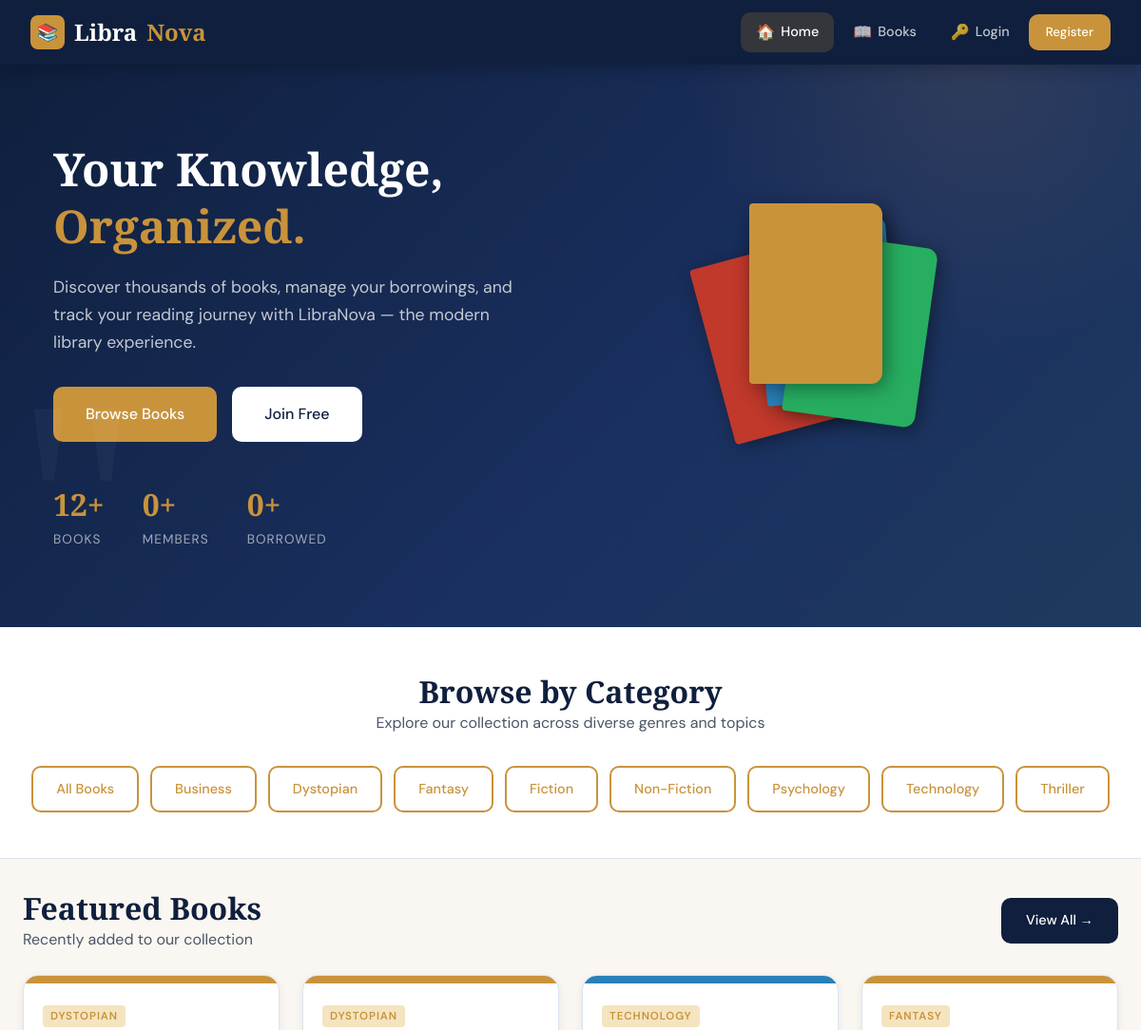
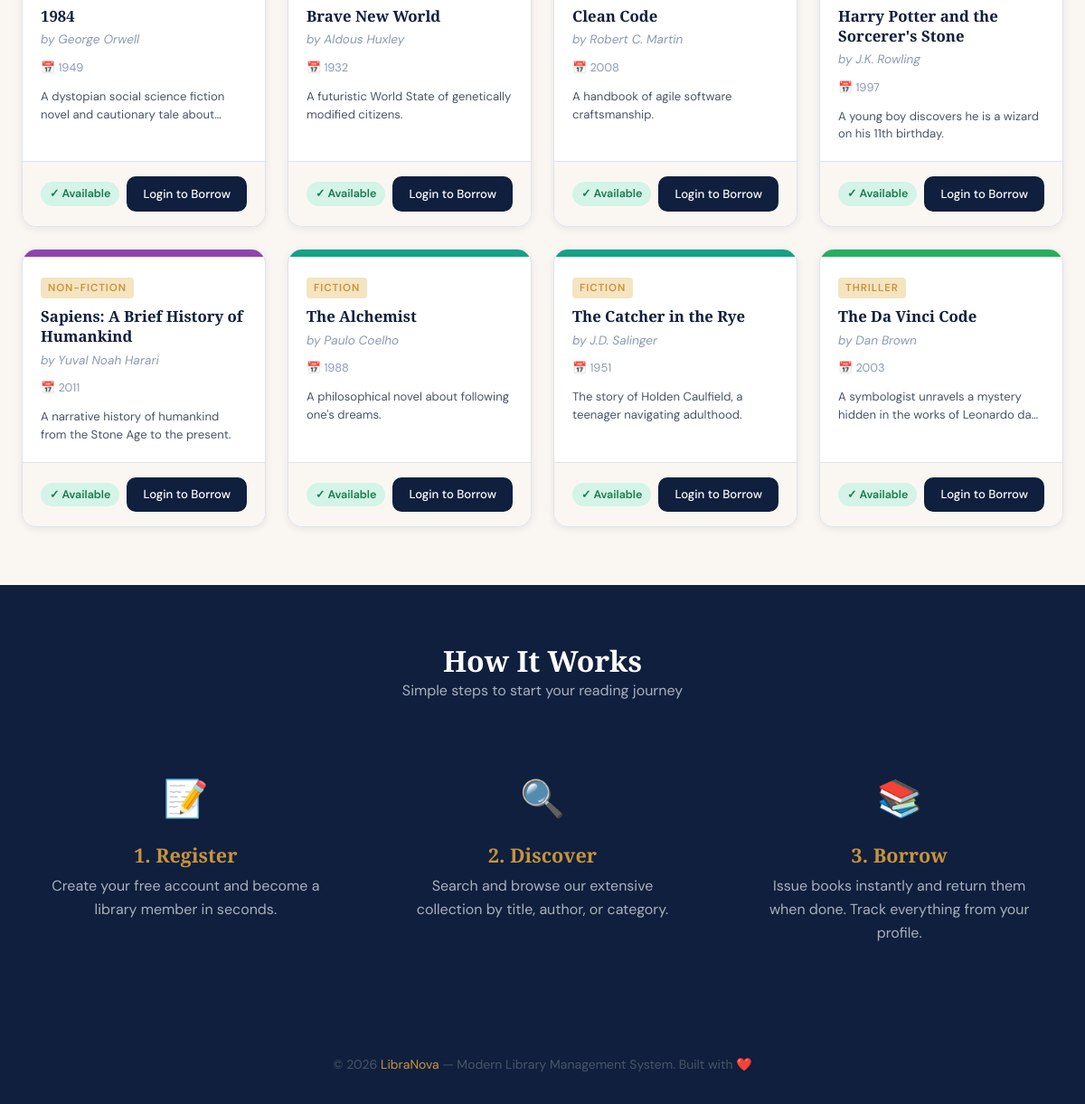
The page / on the database its author committed (2 pictures, top to bottom).
### tables this page shows
CREATE TABLE IF NOT EXISTS books (
    id INT AUTO_INCREMENT PRIMARY KEY,
    title VARCHAR(255) NOT NULL,
    author VARCHAR(150) NOT NULL,
    category VARCHAR(100) NOT NULL,
    isbn VARCHAR(20) UNIQUE,
    publication_year YEAR,
    publisher VARCHAR(150),
    description TEXT,
    total_quantity INT NOT NULL DEFAULT 1,
    available_copies INT NOT NULL DEFAULT 1,
    cover_image VARCHAR(255) DEFAULT NULL,
    created_at TIMESTAMP DEFAULT CURRENT_TIMESTAMP,
    updated_at TIMESTAMP DEFAULT CURRENT_TIMESTAMP ON UPDATE CURRENT_TIMESTAMP
);

### includes/config.php (called while the page is built, shortened)
<?php
function isLoggedIn() {
    return isset($_SESSION['user_id']) && !empty($_SESSION['user_id']);
}
?>

### includes/books.php (called while the page is built, shortened)
<?php
require_once 'config.php';
function getBooks($search = '', $category = '', $availability = '') {
    $conn = getDBConnection();
    $sql = "SELECT * FROM books WHERE 1=1";
    $sql .= " ORDER BY title ASC";
    $stmt = $conn->prepare($sql);
    $stmt->execute();
    $result = $stmt->get_result();
    $books = $result->fetch_all(MYSQLI_ASSOC);
    return $books;
}
function getCategories() {
    $conn = getDBConnection();
    $result = $conn->query("SELECT DISTINCT category FROM books ORDER BY category");
    $categories = [];
    while ($row = $result->fetch_assoc()) {
        $categories[] = $row['category'];
    }
    return $categories;
}
function getDashboardStats() {
    $conn = getDBConnection();
    $stats = [];
    $stats['total_books'] = $conn->query("SELECT COUNT(*) as c FROM books")->fetch_assoc()['c'];
    $stats['total_users'] = $conn->query("SELECT COUNT(*) as c FROM users WHERE role = 'user'")->fetch_assoc()['c'];
    $stats['total_issued'] = $conn->query("SELECT COUNT(*) as c FROM issued_books WHERE status = 'issued'")->fetch_assoc()['c'];
    $stats['total_returned'] = $conn->query("SELECT COUNT(*) as c FROM issued_books WHERE status = 'returned'")->fetch_assoc()['c'];
    $stats['overdue_books'] = $conn->query("SELECT COUNT(*) as c FROM issued_books WHERE status = 'issued' AND due_date < CURDATE()")->fetch_assoc()['c'];
    $stats['total_fines'] = $conn->query("SELECT COALESCE(SUM(fine_amount),0) as c FROM issued_books")->fetch_assoc()['c'];
    return $stats;
}
?>

### index.php (the view, shortened to what this page needs)
<?php
require_once 'includes/config.php';
require_once 'includes/books.php';
$stats = getDashboardStats();
$recentBooks = getBooks();
$recentBooks = array_slice($recentBooks, 0, 8);
$categories = getCategories();
?>
<!DOCTYPE html>
<html lang="en">
<head>
<link rel="stylesheet" href="css/style.css">
</head>
<body>
<nav class="navbar">
  <a href="index.php" class="navbar-brand">
    <div class="logo-icon">📚</div>
    Libra<span>Nova</span>
  </a>
  <ul class="navbar-nav">
    <li><a href="index.php" class="nav-link active"><span class="icon">🏠</span> Home</a></li>
    <li><a href="books.php" class="nav-link"><span class="icon">📖</span> Books</a></li>
    <?php if (isLoggedIn()): ?>
      <li><a href="profile.php" class="nav-link"><span class="icon">👤</span> My Profile</a></li>
      <?php if (isAdmin()): ?>
        <li><a href="admin/dashboard.php" class="nav-link"><span class="icon">⚙️</span> Admin</a></li>
      <?php endif; ?>
      <li>
        <form method="POST" action="includes/auth.php" style="display:inline">
          <input type="hidden" name="action" value="logout">
          <button type="submit" class="btn btn-outline-primary btn-sm">Logout</button>
        </form>
      </li>
    <?php else: ?>
      <li><a href="login.php" class="nav-link"><span class="icon">🔑</span> Login</a></li>
      <li><a href="register.php" class="btn btn-primary btn-sm">Register</a></li>
    <?php endif; ?>
  </ul>
</nav>
<section class="hero">
  <div class="container">
    <div class="hero-content">
      <div>
        <h1>Your Knowledge,<br><span>Organized.</span></h1>
        <p>Discover thousands of books, manage your borrowings, and track your reading journey with LibraNova — the modern library experience.</p>
        <div style="display:flex;gap:1rem;flex-wrap:wrap">
          <a href="books.php" class="btn btn-primary btn-lg">Browse Books</a>
          <?php if (!isLoggedIn()): ?>
            <a href="register.php" class="btn btn-white btn-lg">Join Free</a>
          <?php else: ?>
            <a href="profile.php" class="btn btn-white btn-lg">My Books</a>
          <?php endif; ?>
        </div>
        <div class="hero-stats">
          <div>
            <div class="hero-stat-number"><?= number_format($stats['total_books']) ?>+</div>
            <div class="hero-stat-label">Books</div>
          </div>
          <div>
            <div class="hero-stat-number"><?= number_format($stats['total_users']) ?>+</div>
            <div class="hero-stat-label">Members</div>
          </div>
          <div>
            <div class="hero-stat-number"><?= number_format($stats['total_returned']) ?>+</div>
            <div class="hero-stat-label">Borrowed</div>
          </div>
        </div>
      </div>
      <div class="hero-visual">
        <div class="book-stack">
          <div class="book-item"></div>
        </div>
      </div>
    </div>
  </div>
</section>
<section style="padding:3rem 0;background:white;border-bottom:1px solid var(--border)">
  <div class="container">
    <div style="text-align:center;margin-bottom:2rem">
      <h2>Browse by Category</h2>
      <p>Explore our collection across diverse genres and topics</p>
    </div>
    <div style="display:flex;flex-wrap:wrap;gap:0.75rem;justify-content:center">
      <a href="books.php" class="btn btn-outline-primary">All Books</a>
      <?php foreach ($categories as $cat): ?>
        <a href="books.php?category=<?= urlencode($cat) ?>" class="btn btn-outline-primary"><?= htmlspecialchars($cat) ?></a>
      <?php endforeach; ?>
    </div>
  </div>
</section>
<section class="main-content">
  <div class="container">
    <div style="display:flex;align-items:center;justify-content:space-between;margin-bottom:1.5rem">
      <div>
        <h2>Featured Books</h2>
        <p>Recently added to our collection</p>
      </div>
      <a href="books.php" class="btn btn-navy">View All →</a>
    </div>
    <div class="book-grid">
      <?php foreach ($recentBooks as $book): ?>
      <div class="book-card">
        <div class="book-card-spine" style="background:<?= ['#c0392b','#2980b9','#27ae60','var(--gold)','#8e44ad','#16a085'][crc32($book['category']) % 6] ?>"></div>
        <div class="book-card-body">
          <span class="book-category"><?= htmlspecialchars($book['category']) ?></span>
          <div class="book-title"><?= htmlspecialchars($book['title']) ?></div>
          <div class="book-author">by <?= htmlspecialchars($book['author']) ?></div>
          <div class="book-year">📅 <?= $book['publication_year'] ?></div>
          <?php if ($book['description']): ?>
          <p style="font-size:0.82rem;margin-top:0.75rem;color:var(--text-mid);line-height:1.5;display:-webkit-box;-webkit-line-clamp:2;-webkit-box-orient:vertical;overflow:hidden">
            <?= htmlspecialchars($book['description']) ?>
          </p>
          <?php endif; ?>
        </div>
        <div class="book-card-footer" style="display:flex;align-items:center;justify-content:space-between">
          <span class="availability-badge <?= $book['available_copies'] > 0 ? 'badge-available' : 'badge-unavailable' ?>">
            <?= $book['available_copies'] > 0 ? '✓ Available' : '✗ Unavailable' ?>
          </span>
          <?php if (isLoggedIn() && !isAdmin() && $book['available_copies'] > 0): ?>
            <button onclick="issueBook(<?= $book['id'] ?>, '<?= addslashes(htmlspecialchars($book['title'])) ?>')" class="btn btn-primary btn-sm">Borrow</button>
          <?php elseif (!isLoggedIn()): ?>
            <a href="login.php" class="btn btn-navy btn-sm">Login to Borrow</a>
          <?php endif; ?>
        </div>
      </div>
      <?php endforeach; ?>
    </div>
  </div>
</section>
<section style="background:var(--navy);padding:4rem 0;color:white">
  <div class="container">
    <div style="text-align:center;margin-bottom:3rem">
      <h2 style="color:white">How It Works</h2>
      <p style="color:rgba(255,255,255,0.65)">Simple steps to start your reading journey</p>
    </div>
    <div class="grid-3" style="gap:2rem">
      <div style="text-align:center;padding:1.5rem">
        <div style="font-size:2.5rem;margin-bottom:1rem">📝</div>
        <h3 style="color:var(--gold);margin-bottom:0.5rem">1. Register</h3>
        <p style="color:rgba(255,255,255,0.65)">Create your free account and become a library member in seconds.</p>
      </div>
      <div style="text-align:center;padding:1.5rem">
        <div style="font-size:2.5rem;margin-bottom:1rem">🔍</div>
        <h3 style="color:var(--gold);margin-bottom:0.5rem">2. Discover</h3>
        <p style="color:rgba(255,255,255,0.65)">Search and browse our extensive collection by title, author, or category.</p>
      </div>
      <div style="text-align:center;padding:1.5rem">
        <div style="font-size:2.5rem;margin-bottom:1rem">📚</div>
        <h3 style="color:var(--gold);margin-bottom:0.5rem">3. Borrow</h3>
        <p style="color:rgba(255,255,255,0.65)">Issue books instantly and return them when done. Track everything from your profile.</p>
      </div>
    </div>
  </div>
</section>
<footer>
  <p>© <?= date('Y') ?> <span>LibraNova</span> — Modern Library Management System. Built with ❤️</p>
</footer>
</body>
</html>

### rows shown on the page
books: category "DYSTOPIAN", title "1984", author "George Orwell", publication_year "1949", description "A dystopian social science fiction novel and cautionary tale…", available_copies "✓ Available"
books: category "DYSTOPIAN", title "Brave New World", author "Aldous Huxley", publication_year "1932", description "A futuristic World State of genetically modified citizens.", available_copies "✓ Available"
books: category "TECHNOLOGY", title "Clean Code", author "Robert C. Martin", publication_year "2008", description "A handbook of agile software craftsmanship.", available_copies "✓ Available"
books: category "FANTASY", title "Harry Potter and the Sorcerer's Stone", author "J.K. Rowling", publication_year "1997", description "A young boy discovers he is a wizard on his 11th birthday.", available_copies "✓ Available"
books: category "NON-FICTION", title "Sapiens: A Brief History of Humankind", author "Yuval Noah Harari", publication_year "2011", description "A narrative history of humankind from the Stone Age to the present.", available_copies "✓ Available"
books: category "FICTION", title "The Alchemist", author "Paulo Coelho", publication_year "1988", description "A philosophical novel about following one's dreams.", available_copies "✓ Available"
books: category "FICTION", title "The Catcher in the Rye", author "J.D. Salinger", publication_year "1951", description "The story of Holden Caulfield, a teenager navigating adulthood.", available_copies "✓ Available"
books: category "THRILLER", title "The Da Vinci Code", author "Dan Brown", publication_year "2003", description "A symbologist unravels a mystery hidden in the works of Leonardo…", available_copies "✓ Available"

### other values the page prints
$stats['total_books'] "12"
$stats['total_users'] "0"
$stats['total_returned'] "0"
$cat "Business"
$cat "Dystopian"
$cat "Fantasy"
$cat "Fiction"
$cat "Non-Fiction"
$cat "Psychology"
$cat "Technology"
$cat "Thriller"
